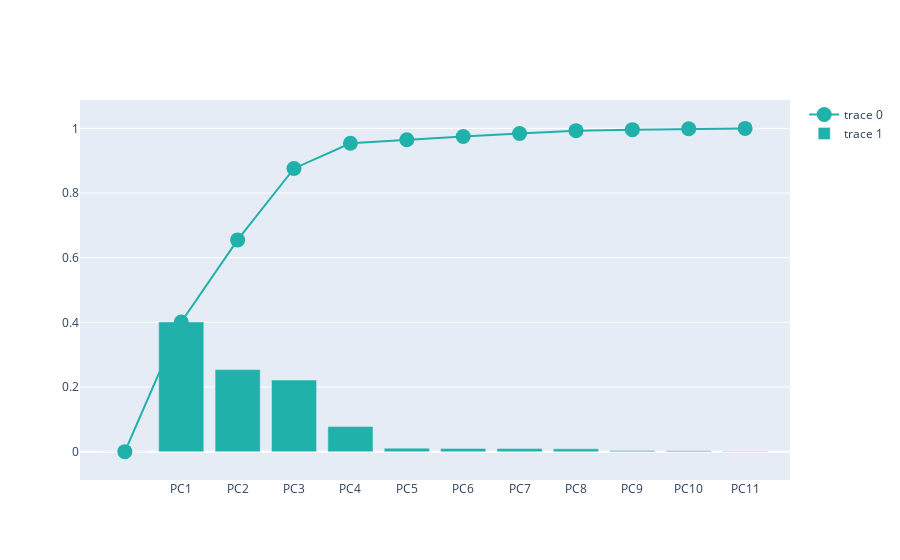

Source (notebook cell):
### Code cell
#ploting variance and cumulative
import plotly.graph_objects as go
fig=go.Figure()
fig.add_trace(
    go.Scatter(
        x= df_explained_variance['PC'],
        y= df_explained_variance['Cumulative Variance'],
        marker=dict(size=15, color="lightSeaGreen")
    ))
fig.add_trace(
    go.Bar(
        x = df_explained_variance['PC'],
        y = df_explained_variance['Explained Variance'],
        marker=dict(color="lightSeaGreen")
    ))
fig.show()

### Figure 1 — Plotly figure (JSON) as saved in the notebook; plotly's stock layout.template omitted (floating-point values rounded to 4 significant figures)
{"data": [{"marker": {"color": "lightSeaGreen", "size": 15}, "type": "scatter", "x": ["", "PC1", "PC2", "PC3", "PC4", "PC5", "PC6", "PC7", "PC8", "PC9", "PC10", "PC11"], "y": [0, 0.401, 0.655, 0.876, 0.954, 0.965, 0.975, 0.984, 0.993, 0.996, 0.999, 1]}, {"marker": {"color": "lightSeaGreen"}, "type": "bar", "x": ["", "PC1", "PC2", "PC3", "PC4", "PC5", "PC6", "PC7", "PC8", "PC9", "PC10", "PC11"], "y": [0, 0.4011, 0.2538, 0.2215, 0.07758, 0.0107, 0.009986, 0.009356, 0.008547, 0.003441, 0.00308, 0.0009647]}], "layout": {"autosize": true, "xaxis": {"autorange": true, "range": [-0.7917, 11.79], "type": "category"}, "yaxis": {"autorange": true, "range": [-0.1283, 1.128], "type": "linear"}}}
